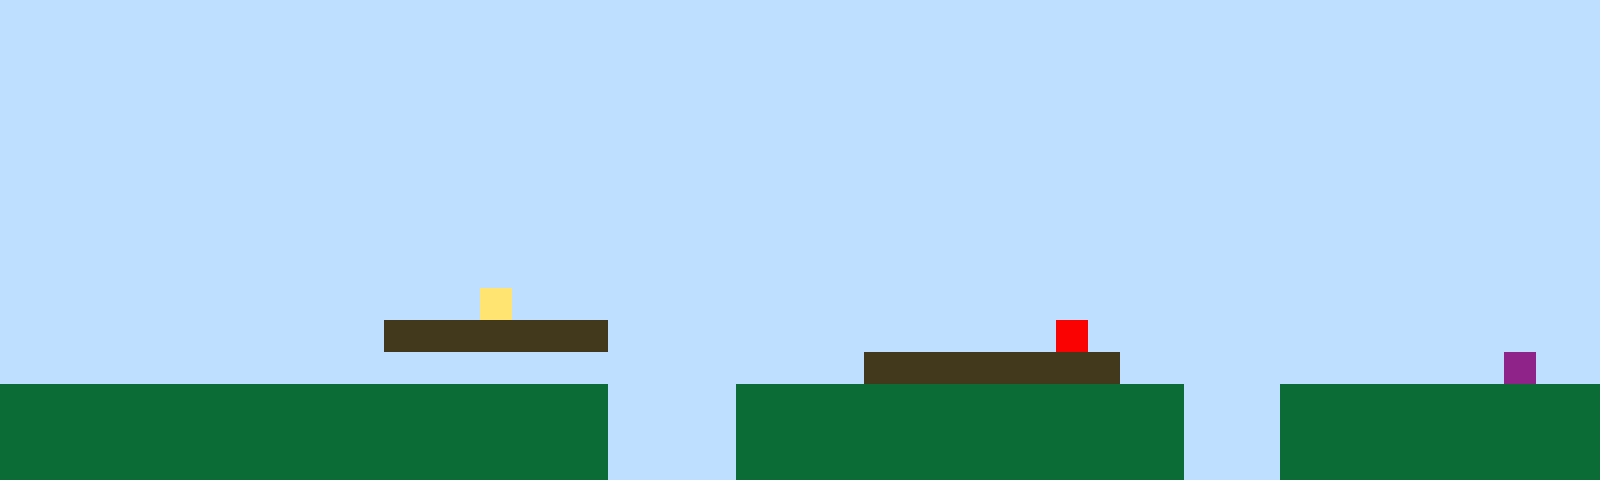

Tiled map render using the project's own tile images. Description and the whole map definition, tile-layer contents included, below:
An orthogonal 50x15 tile map with 32x32 px tiles, 1 tile layer (Tile Layer 1).

<map version="1.10" tiledversion="1.11.2" orientation="orthogonal" renderorder="right-up" width="50" height="15" tilewidth="32" tileheight="32" infinite="0" nextlayerid="2" nextobjectid="1"><editorsettings><export target="map1.csv" format="csv" /></editorsettings><tileset firstgid="1" name="sprites" tilewidth="32" tileheight="32" tilecount="6" columns="3"><image source="sprites.png" width="96" height="64" /></tileset><layer id="1" name="Tile Layer 1" width="50" height="15"><data encoding="csv">1,1,1,1,1,1,1,1,1,1,1,1,1,1,1,1,1,1,1,1,1,1,1,1,1,1,1,1,1,1,1,1,1,1,1,1,1,1,1,1,1,1,1,1,1,1,1,1,1,1,1,1,1,1,1,1,1,1,1,1,1,1,1,1,1,1,1,1,1,1,1,1,1,1,1,1,1,1,1,1,1,1,1,1,1,1,1,1,1,1,1,1,1,1,1,1,1,1,1,1,1,1,1,1,1,1,1,1,1,1,1,1,1,1,1,1,1,1,1,1,1,1,1,1,1,1,1,1,1,1,1,1,1,1,1,1,1,1,1,1,1,1,1,1,1,1,1,1,1,1,1,1,1,1,1,1,1,1,1,1,1,1,1,1,1,1,1,1,1,1,1,1,1,1,1,1,1,1,1,1,1,1,1,1,1,1,1,1,1,1,1,1,1,1,1,1,1,1,1,1,1,1,1,1,1,1,1,1,1,1,1,1,1,1,1,1,1,1,1,1,1,1,1,1,1,1,1,1,1,1,1,1,1,1,1,1,1,1,1,1,1,1,1,1,1,1,1,1,1,1,1,1,1,1,1,1,1,1,1,1,1,1,1,1,1,1,1,1,1,1,1,1,1,1,1,1,1,1,1,1,1,1,1,1,1,1,1,1,1,1,1,1,1,1,1,1,1,1,1,1,1,1,1,1,1,1,1,1,1,1,1,1,1,1,1,1,1,1,1,1,1,1,1,1,1,1,1,1,1,1,1,1,1,1,1,1,1,1,1,1,1,1,1,1,1,1,1,1,1,1,1,1,1,1,1,1,1,1,1,1,1,1,1,1,1,1,1,1,1,1,1,1,1,1,1,1,1,1,1,1,1,1,1,1,1,1,1,1,1,1,1,1,1,1,1,1,1,1,1,1,1,1,1,1,1,1,1,1,1,1,1,1,1,1,1,1,1,1,1,1,1,1,1,1,1,1,1,1,1,1,1,1,1,1,1,1,1,1,1,1,1,1,1,1,1,1,1,1,1,1,1,1,1,1,1,1,1,1,1,1,1,1,1,1,1,4,1,1,1,1,1,1,1,1,1,1,1,1,1,1,1,1,1,1,1,1,1,1,1,1,1,1,1,1,1,1,1,1,1,1,1,1,1,1,1,1,1,1,1,1,1,1,3,3,3,3,3,3,3,1,1,1,1,1,1,1,1,1,1,1,1,1,1,5,1,1,1,1,1,1,1,1,1,1,1,1,1,1,1,1,1,1,1,1,1,1,1,1,1,1,1,1,1,1,1,1,1,1,1,1,1,1,1,1,1,1,1,3,3,3,3,3,3,3,3,1,1,1,1,1,1,1,1,1,1,1,1,6,1,1,2,2,2,2,2,2,2,2,2,2,2,2,2,2,2,2,2,2,2,1,1,1,1,2,2,2,2,2,2,2,2,2,2,2,2,2,2,1,1,1,2,2,2,2,2,2,2,2,2,2,2,2,2,2,2,2,2,2,2,2,2,2,2,2,2,2,2,2,2,1,1,1,1,2,2,2,2,2,2,2,2,2,2,2,2,2,2,1,1,1,2,2,2,2,2,2,2,2,2,2,2,2,2,2,2,2,2,2,2,2,2,2,2,2,2,2,2,2,2,1,1,1,1,2,2,2,2,2,2,2,2,2,2,2,2,2,2,1,1,1,2,2,2,2,2,2,2,2,2,2</data></layer></map>
